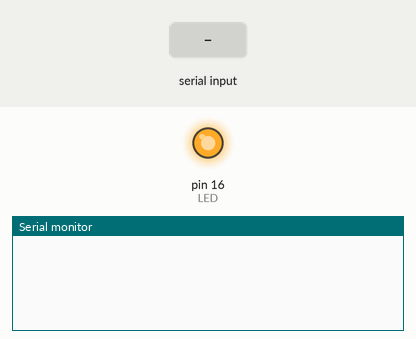
Bench run of a sketch on a simulated Arduino Uno, built with avr-gcc and run on an emulated ATmega328P. Parts: output pins drawn as LEDs (lit = HIGH), the last lines printed to the serial monitor. Inputs (shaded band) come from the test bench.

Above: at 2.2 s.
2.3 s: "OPEN" received over Serial
At 4.5 s:
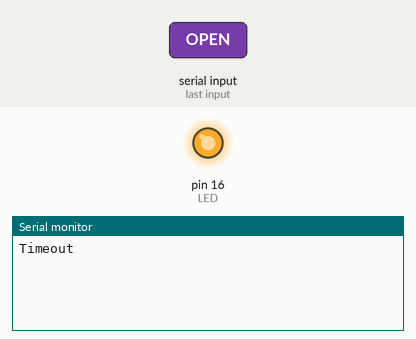
4.8 s: "#" received over Serial
At 6.0 s:
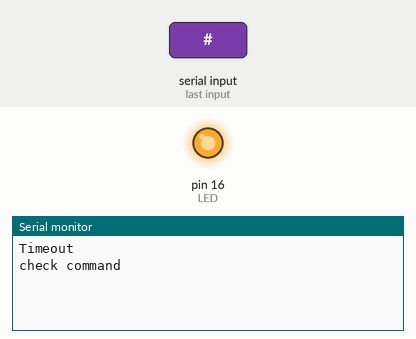

The sketch:

BaiLamThem.ino
```cpp
#include <string.h>
#define NUMBER_KEY_CHECK  4
#define LED               16
#define DELAY_PER_LOOP    10
#define TIMEOUT           1000 / DELAY_PER_LOOP

enum state_t {
  INIT = 0,
  RECEIVE_CHAR,
  APPEND_CHAR,
  CHECK_CMD,
};

char cmd[4];
char c_read;
state_t state;
bool has_new_char = false;
int counting;

void led_on()
{
  digitalWrite(LED, LOW);
}

void led_off()
{
  digitalWrite(LED, HIGH);
}

// the setup function runs once when you press reset or power the board
void setup() {
  // initialize digital pin LED_BUILTIN as an output.
  pinMode(LED, OUTPUT);
  Serial.begin(9600);
  state = INIT;
  led_on();
  delay(1000);
  led_off();
}

// the loop function runs over and over again forever
void loop() {
  switch (state) {
    case INIT:
      memset(cmd, 0, 4);
      counting = -1;
      state = RECEIVE_CHAR;
      break;
    case RECEIVE_CHAR:
      if (Serial.available()) {
        c_read = Serial.read();
        counting = 0;
        state = APPEND_CHAR;
        break;
      }
      if (counting >= 0) {
        counting++;
      }
      if (counting > TIMEOUT) {
        Serial.println("Timeout");
        state = INIT;
      }
      break;
    case APPEND_CHAR:
      if (c_read == '#') {
        state = CHECK_CMD;
      } else {
        for (int i = 0; i < NUMBER_KEY_CHECK - 1; i++) {
          cmd[i] = cmd[i+1];
        }
        cmd[NUMBER_KEY_CHECK - 1] = c_read;
        state = RECEIVE_CHAR;
      }
      break;
    case CHECK_CMD:
      Serial.print("check command ");
      Serial.println(cmd);
      if (strcmp(cmd, "OPEN") == 0) {
        led_on();
      } else {
        led_off();
      }
      state = INIT;
      break;
  }
  delay(DELAY_PER_LOOP);
}
```

Measured:
- after the input at 2.3 s, the serial monitor: prints a new line after 1.1 s (image 1)
- after the input at 4.8 s, the serial monitor: prints a new line at once (image 2)
